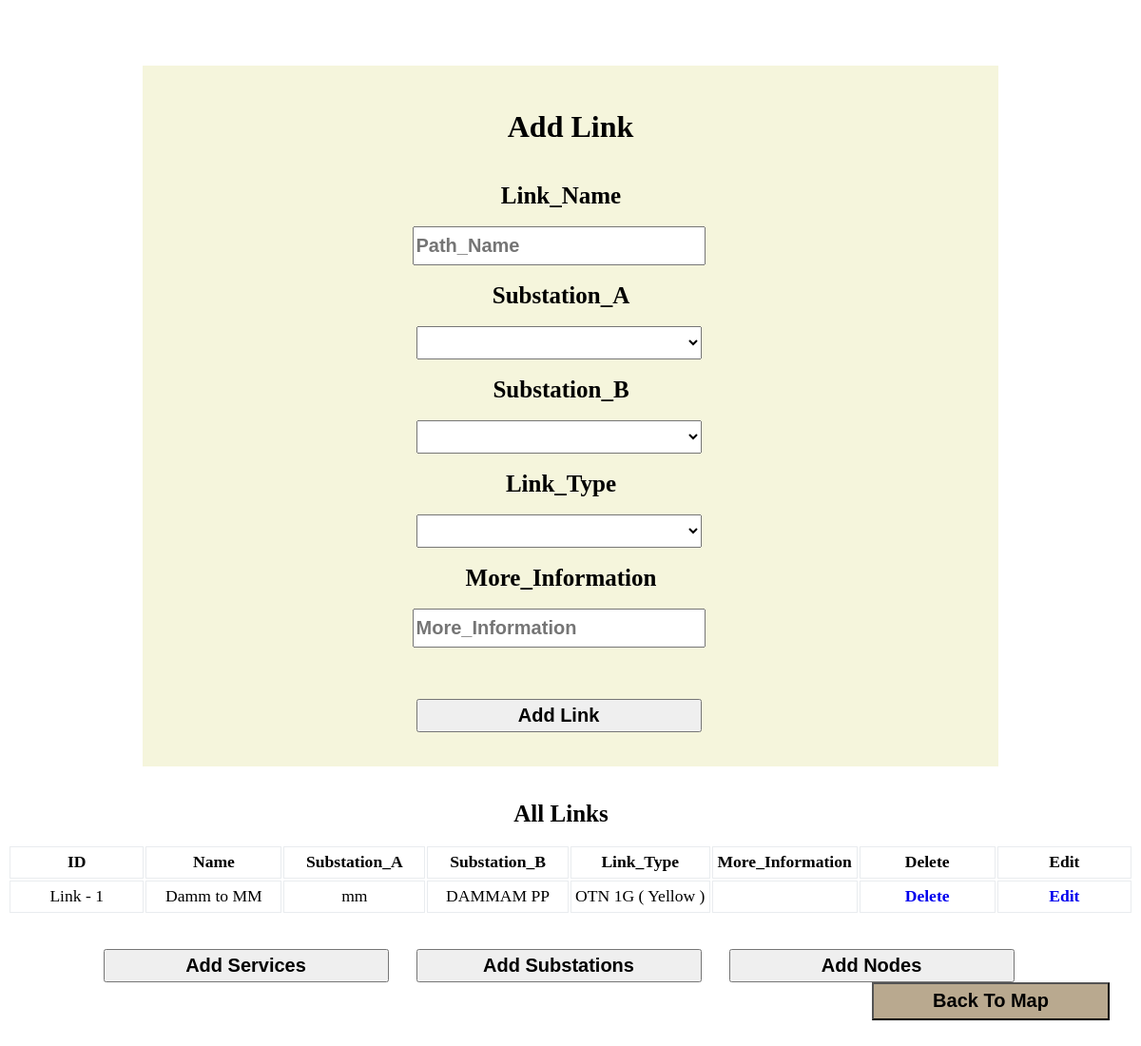
/Pathes.php, run on the app's committed database.
### tables this page shows
CREATE TABLE `pathes` (
  `Path_Id` int(11) NOT NULL,
  `Path_Name` varchar(255) NOT NULL,
  `Path_type` varchar(255) NOT NULL,
  `Latitude_A` float NOT NULL,
  `Longitude_A` float NOT NULL,
  `Latitude_B` float NOT NULL,
  `Longitude_B` float NOT NULL,
  `Substation_A` varchar(255) NOT NULL,
  `Substation_B` varchar(255) NOT NULL,
  `Additional_Information` varchar(255) DEFAULT NULL
);

### Pathes.php (the view, shortened to what this page needs)
<!DOCTYPE html>
<head>
</head>
<body>
    <?php
      $host = 'sql309.infinityfree.com';
      $user='if0_35028557';
      $passpass='KwI7f3dRthY';
      $databasename = 'if0_35028557_map';
        $Database = mysqli_connect($host,$user,$passpass,$databasename);
    ?>
    <center>
    <form method="post">
        <br><br>
    <div>
    <h1>Add Link</h1>
    <br>
    <label>Link_Name</label>
    <br><br>
    <input  type="text" placeholder="Path_Name"name="Path_Name"required><br><br>
    <label>Substation_A</label>
    <br><br>
    <select name="Substation_A" required>
                <option></option>
                <?php
                $query2 ="SELECT Marker_Name FROM marker";
                $result2 = mysqli_query($Database,$query2);
                while ($data2 = mysqli_fetch_assoc($result2)) {
                  echo ' <option>'.$data2['Marker_Name'].'</option> ';}?>
    </select>
    <br><br>
    <label>Substation_B</label>
    <br><br>
    <select name="Substation_B" required>
                <option></option>
                <?PHP
                $query2 ="SELECT Marker_Name FROM marker";
                $result2 = mysqli_query($Database,$query2);
                while ($data2 = mysqli_fetch_assoc($result2)) {
                  echo ' <option>'.$data2['Marker_Name'].'</option> ';}?>
    </select>
    <br><br>
    <label>Link_Type</label>
    <br><br>
    <select  name="Path_type"  style="width:300px;height: 35px;font-size: 20px;color:black;font-weight: bold;margin-right:25px;"required>
    <option></option>
    <option value="Red">Red OTN 10G</option>
    </select>
    <br><br>
    <label>More_Information</label><br><br>
    <input  type="text" placeholder="More_Information"name="Additional_Information"><br><br>
    <br><br>
    <input type="submit"name="Add_Path"value="Add Link">
    <br><br><br>
    </div>
    <br>
    <br>
    <label>All Links</label>
    <br>
    <br>
    <table style="font-size: 1.1rem">
    <tr>
    <th style="border: 1px solid #e9ecef">ID</th>
    <th style="border: 1px solid #e9ecef">Name</th>
    <th style="border: 1px solid #e9ecef">Substation_A</th>
    <th style="border: 1px solid #e9ecef">Substation_B</th>
    <th style="border: 1px solid #e9ecef">Link_Type</th>
    <th style="border: 1px solid #e9ecef">More_Information</th>
    <th style="border: 1px solid #e9ecef">Delete</th>
    <th style="border: 1px solid #e9ecef">Edit</th>
    </tr>
    <?php
     $select = "select * from pathes ";
     $query_select = mysqli_query($Database,$select);
     while($row = mysqli_fetch_array($query_select)){
     if($row["Path_type"] == "Red")
     {
         $x= "OTN 10G ";
     }
     else if($row["Path_type"] == "Yellow")
     {
         $x= "OTN 1G ";
     }
    ?>
    <tr>
        <td style="border: 1px solid #e9ecef">Link - <?php echo $row["Path_Id"]?></td>
        <td style="border: 1px solid #e9ecef"><?php echo $row["Path_Name"]?> </td>
        <td style="border: 1px solid #e9ecef"><?php echo $row["Substation_A"]?></td>
        <td style="border: 1px solid #e9ecef"><?php echo $row["Substation_B"]?></td>
        <td style="border: 1px solid #e9ecef"><?php echo $x . "( " . " " .  $row["Path_type"] . " )"?></td>
        <td style="border: 1px solid #e9ecef"><?php echo $row["Additional_Information"]?></td>
        <td style="border: 1px solid #e9ecef"><center> <a style="font-weight:bold;text-decoration:none" name="Edit"href="Delete_Pathes.php?Path_ID=<?php echo $row["Path_Id"]?>">Delete</center></td>
        <td style="border: 1px solid #e9ecef"><center> <a style="font-weight:bold;text-decoration:none" name="Edit"href="Edit_Pathes.php?Path_ID=<?php echo $row["Path_Id"]?>">Edit</center></td>
    </tr>
    <?php
}
?>
    </table>
    </form>
    <br>
    <br>
    <form method="post">
    <input type="submit"name="Add_Serivces"value="Add Services">
    <input type="submit"name="Add_Markers"value="Add Substations">
    <input type="submit"name="Add_Equipment"value="Add Nodes">
            <input type="submit" name="Back" value="Back To Map"style="
        font-size: 20px;
        color: black;
        font-weight: bold;
        width: 250px;
        height: 40px;
        margin-bottom:70px;
        cursor:pointer;
        float:right;
        background-color:rgb(185, 169, 143)">
    </form>
    </center>
</body>
</html>

### Pathes.php (style rules this page uses)
input ,select { font-size: 20px; color:black; font-weight: bold; margin-right:25px; width:300px; height: 35px; }
label { margin-right: 20px; font-size: 25px; color:black; font-weight: bold; }
div { background-color: beige; width: 900px; margin-top: 25px; padding-top: 25px; }
td,th { width:150px; height:30px; text-align: center; }

### data on the page
pathes: Path_Id "1", Path_Name "Damm to MM", Substation_A "mm", Substation_B "DAMMAM PP", Path_type "OTN 1G", Path_type "Yellow"
